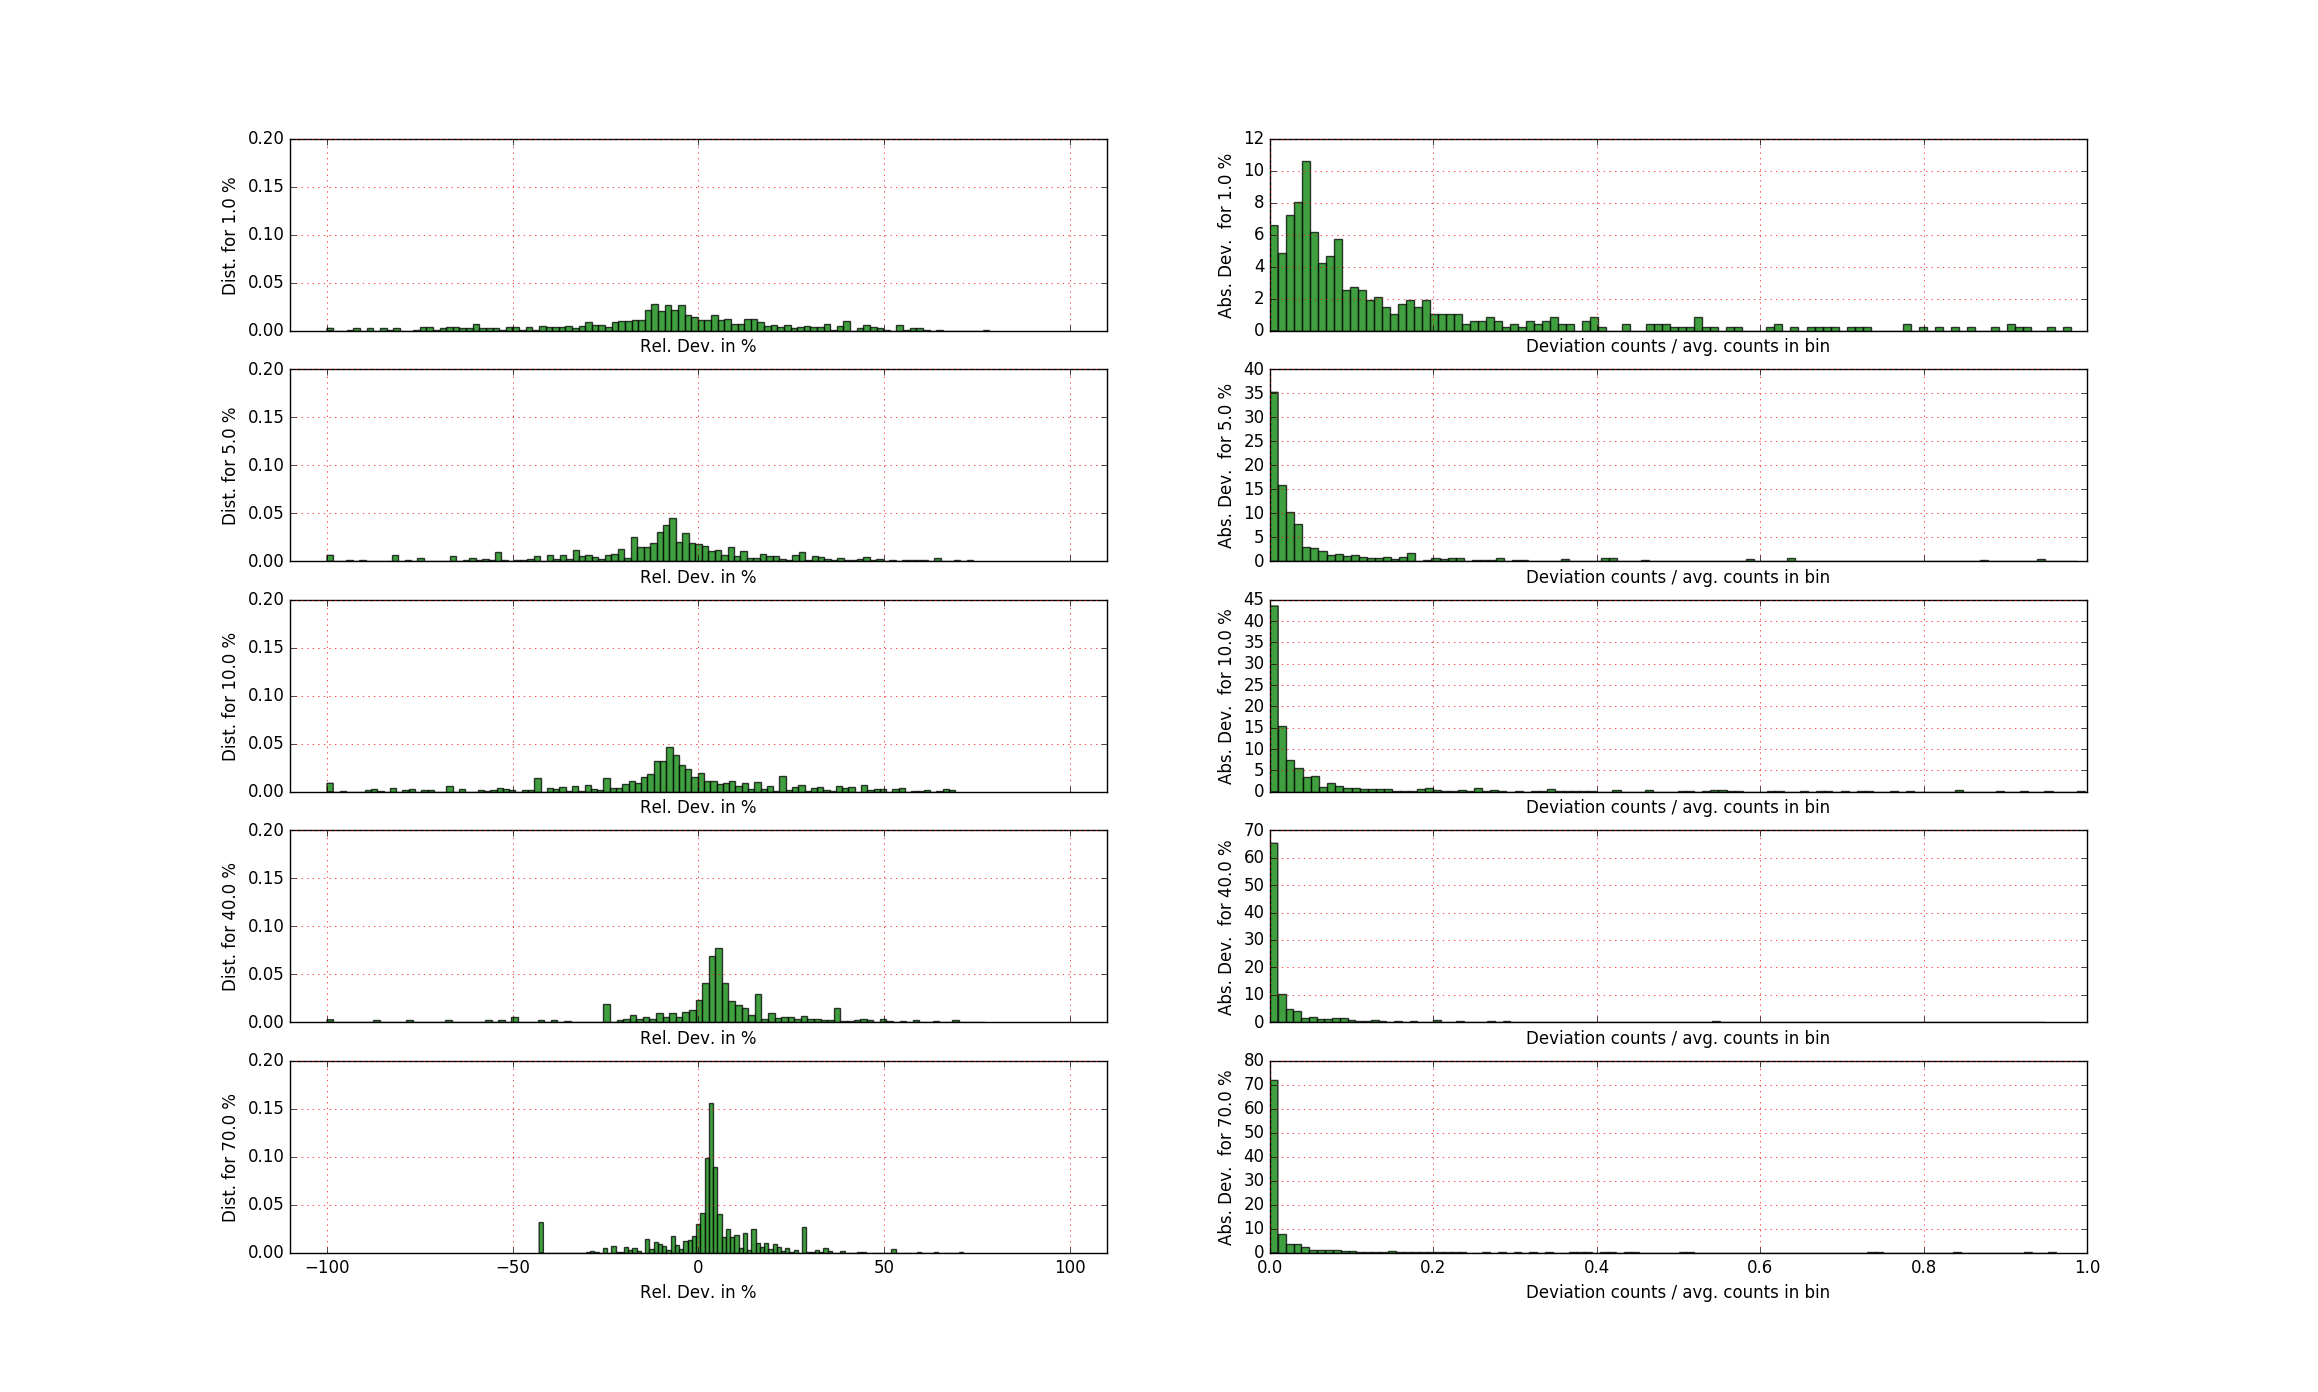

Source code (Python):
import math


import matplotlib.pyplot as plt


if "ws" not in mtd:
    ws = Load(Filename='/home/anton/builds/Mantid2_QtCreator/ExternalData/Testing/Data/SystemTest/TOPAZ_3132_event.nxs')
else:
    ws = mtd["ws"]

# ------------------------------------------
# Get a n-percent file
# -----------------------------------------
def create_n_percent_workspace(workspace, fraction):
    run = workspace.run()

    # Determine the absolute filter times
    start_time  = run.startTime()
    end_time = run.endTime()
    duration = end_time - start_time
    total_duration = duration.total_nanoseconds()
    reduced_duration = total_duration*fraction
    cut_off_time = start_time + int(reduced_duration)

    # Filter by time
    #filtered = FilterByTime(InputWorkspace=workspace,AbsoluteStartTime=str(start_time), AbsoluteStopTime=str(cut_off_time))

    total_duration = duration.total_seconds()
    reduced_duration = total_duration*fraction
    filtered = FilterByTime(InputWorkspace=workspace,StartTime=0.,  StopTime=reduced_duration)
    return filtered

# ---------------------------------
# Create 1% filtering
# ---------------------------------

def create_deviation_plots(ws, fractions):
    number_of_plots = len(fractions) if len(fractions)  > 0 else len(fractions) + 1

    plt.close("all")
    f, axarr = plt.subplots(number_of_plots, 2, sharex='col')
    for index, fraction in enumerate(fractions):
        ws_filter = create_n_percent_workspace(ws, fraction)
        # ------------------------------------------------------------
        # Convert the small data set to MD
        # ------------------------------------------------------------
        md_ws_filter = ConvertToMD(InputWorkspace=ws_filter, QDimensions='Q3D', dEAnalysisMode='Elastic', Q3DFrames='Q_sample', LorentzCorrection='1', MinValues='-25,-25,-25', MaxValues='25,25,25', SplitInto='2', SplitThreshold='50', MaxRecursionDepth='13')
        bc = md_ws_filter.getBoxController()

        # ------------------------------------------------------------
        # Convert the large data set to MD
        # ------------------------------------------------------------
        if not "md_ws" in mtd:
            md_ws = ConvertToMD(InputWorkspace=ws, QDimensions='Q3D', dEAnalysisMode='Elastic', Q3DFrames='Q_sample', LorentzCorrection='1',
                                                           MinValues='-25,-25,-25', MaxValues='25,25,25', SplitInto='2', SplitThreshold='50', MaxRecursionDepth='13')
        else:
            md_ws = mtd["md_ws"]

        # --------------------------
        # Bin Comparison
        # -------------------------
        # Assuming 10^3 ranks, ie we bin by 10 in each direction.
        dimensioning = 20
        binned_ws_filter = BinMD(InputWorkspace=md_ws_filter,
                                                            AlignedDim0='Q_sample_x,-25,25,{}'.format(dimensioning),
                                                            AlignedDim1='Q_sample_y,-25,25,{}'.format(dimensioning),
                                                            AlignedDim2='Q_sample_z,-25,25,{}'.format(dimensioning),
                                                            Parallel=True)
        binned_ws = BinMD(InputWorkspace=md_ws,
                                                AlignedDim0='Q_sample_x,-25,25,{}'.format(dimensioning),
                                                AlignedDim1='Q_sample_y,-25,25,{}'.format(dimensioning),
                                                AlignedDim2='Q_sample_z,-25,25,{}'.format(dimensioning),
                                                Parallel=True)

        arr_filter = binned_ws_filter.getNumEventsArray()
        arr =  binned_ws.getNumEventsArray()

        # Data to be filled
        relative_deviation = []
        relative_deviation_outlier = []
        absolute_deviation = []
        absolute_deviation_outlier  = []


        # Extract outliers for relative deviation
        compare_outlier = lambda x: x>100 or x < -100
        outlier_more_than_100_percent = []
        deviation_no_outlier = []


         # Extract outliers for absolute deviation
        average_count_in_bin = ws.getNumberEvents()/dimensioning**3
        number_of_events = ws.getNumberEvents()
        compare_outlier_absolute = lambda x: x>1


        for dim0 in range(dimensioning):
            for dim1 in range(dimensioning):
                for dim2 in range(dimensioning):
                    value = arr[dim0, dim1, dim2]
                    value_filter = arr_filter[dim0, dim1, dim2]
                    if value != 0. and value_filter != 0.:
                        # Get the realtive deviation
                        rel_dev = ((value-value_filter/fraction)/value)*100

                         #Get the absolute deviation
                        abs_dev = math.fabs(value-value_filter/fraction)
                        abs_dev = abs_dev/average_count_in_bin


                        # If the data points differ by more than 100%, and the

                        # and the deviation is larger than 100% of the value is larger than 10% of the average bin count
                        # then we are dealing with an outlier, else we have small-count effects
                        # We still need to look at the absolute deviation. If this is smaller than 1, then
                        # we don't have an outlier
                        if compare_outlier(rel_dev) and value >average_count_in_bin*0.1 and abs_dev > 1:
                            relative_deviation_outlier.append(rel_dev)
                            absolute_deviation_outlier.append(abs_dev)
                        else:
                            # Now we discard all those entries which are not outliers but appear as outliers
                            if not compare_outlier(rel_dev):
                                relative_deviation.append(rel_dev)
                            if abs_dev < 1:
                                absolute_deviation.append(abs_dev)


        axarr[index, 0].hist(relative_deviation, 100, normed=1, facecolor='green', alpha=0.75)
        axarr[index, 0].set_xlim([-110, 110])
        axarr[index, 0].set_ylim([0, 0.2])
        axarr[index, 0].set_xlabel('Rel. Dev. in %')
        axarr[index, 0].set_ylabel("Dist. for {} %".format(fraction*100))
        axarr[index, 0].grid(color='r')

        #axarr[index, 1].hist(relative_deviation_outlier, 100, normed=1, facecolor='green', alpha=0.75)
        #axarr[index, 1].set_xlabel('Rel. Dev.  outliers in %')
        #axarr[index, 1].set_ylabel("Dist. for {} %".format(fraction*100))
        #axarr[index, 1].grid(color='r')

        axarr[index, 1].hist(absolute_deviation, 100, normed=1, facecolor='green', alpha=0.75)
        axarr[index, 1].set_xlim([0, 1])
        axarr[index, 1].set_xlabel('Deviation counts / avg. counts in bin')
        axarr[index, 1].set_ylabel("Abs. Dev.  for {} %".format(fraction*100))
        axarr[index, 1].grid(color='r')

        #axarr[index, 3].hist(absolute_deviation_outlier, 100, normed=1, facecolor='green', alpha=0.75)
        ###axarr[index, 0].set_xlim([-110, 110])
        ###axarr[index, 0].set_ylim([0, 0.2])
        #axarr[index, 3].set_xlabel('Deviation counts / avg. counts in bin')
        #axarr[index, 3].set_ylabel("Abs. Dev.  for {} %".format(fraction*100))
        #axarr[index, 3].grid(color='r')
    plt.show()

#create_deviation_plots(ws, [0.01])
create_deviation_plots(ws, [0.01, 0.05, 0.1, 0.4, 0.7])
